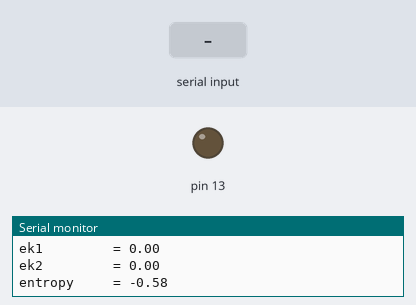
This sketch was run on a simulated Arduino Nano, built with avr-gcc and run on an emulated ATmega328P. Parts: output pins drawn as LEDs (lit = HIGH), the last lines printed to the serial monitor. The inputs (shaded band) are chosen by the test bench.

Above: at 1.6 s.
1.7 s: byte 114 ('r') received over Serial
At 3.8 s:
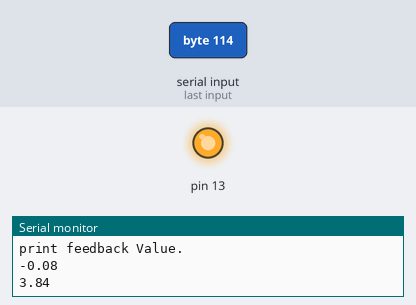
4.1 s: "Q\n" received over Serial
5.6 s: byte 82 ('R') received over Serial
Timing chart, 0 to 8.6 s (numbered marks = the images above; inputs shaded):
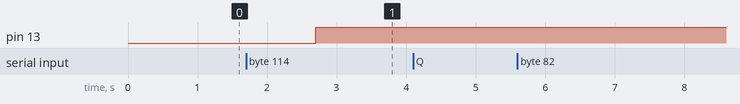

The sketch:

PID_sim_nano.ino
```cpp
/* 调试类
*功能：通过串口打印出用户自定义的调试编号
*输入：数据类型 int
*输出：串口字符
*返回：void
*接口：class.dbgInfo(uint)
*/
class Debug{

    private:
         //unsigned int debugInfo;
    public:
        Debug(){
        }
        void dbgInfo(unsigned int userInfo,char inChar){
            Serial.print("___________Debug number: ");
            Serial.println(userInfo);
            Serial.print("debug char = ");
            Serial.println(inChar);
        }
};

/*LED控制
*功能：初始化MCU引脚 控制引脚
*输入:引脚编号 int
*接口：class(pinDefine) class.pinHIGH() class.pinLOW()
*/
class Pin{
    private:
        int ledPin;
    public:
        Pin(int userPinDefined){ // class Led 构造函数
            ledPin = userPinDefined;
            pinMode(ledPin,OUTPUT); //pin initializ
        }

        void pinHIGH(void){
            digitalWrite(ledPin,1);
        }
        void pinLOW(void){
            digitalWrite(ledPin,0);
        }
};

/*沿边检测类
*功能:沿边检测 （上升沿+下降沿）
*输入：数据类型 bool
*返回值：数据类型 bool'
*接口：class.r_edge(bool);class.f_edge(bool)
*/
class Edge{

    private:
        bool inputBit;
        bool r_temp;   //rising temp bit
        bool r_edgeOut;   //Rising Edge
        bool f_temp;   //falling temp bit
        bool f_edgeOut;   //falling edge

    public:
        bool r_edge(bool inputBit){
            r_edgeOut = inputBit && (! r_temp);
            r_temp = inputBit;
            return r_edgeOut;
        }
        bool f_edge(bool inputBit){
            f_edgeOut = (! inputBit) && f_temp;
            f_temp = inputBit;
            return f_edgeOut;
        }
};

/*定时器类
*功能:定时
*输入：数据类型 EN = bool ，PV = unsigned long
*返回值：数据类型 bool'
*接口：class.timer(bool EN,unsigned long PV)  public var
*/
class Timer{
    private:
        unsigned long timeKeeper; //临时存储时间戳
        bool          edge_tmp;   //辅助时间戳上升沿

    public:
        unsigned long ET;//记录定时器已消耗的时间  elapsed time
        unsigned long PV;//接受 preset value
        bool EN;
        bool TT;
        bool DN;

        void timer(bool inputEN,unsigned long inputPV){
            EN = inputEN;
            PV = inputPV;
            if(EN){
                if(! edge_tmp){ //此处等效if(EN && ! edge_tmp)
                    timeKeeper = millis();//获取MCU系统时间
                }
                edge_tmp = EN;

                if(! DN) ET = millis() - timeKeeper; //计算已消耗的时间 前面的IF条件防止ET溢出

                DN = (ET >= PV); //判断计时目标 成立则计时完成位
                TT = ! DN && EN; //计时中但未满足DN的状态
            }
            else{
                timeKeeper = 0;
                edge_tmp   = 0;
                ET = 0;
                DN = 0;
                TT = 0;
            }
        }
};

/*class PID
*功能:PID运算
*输入：数据类型float ;
*返回值：数据类型 float'
*接口：public var ;class(float setVal, float feedback, float setKp, float setKi, float steKd)
*/
class Pid{
    private:

    public:
        float setValue, feedbackVal;
        float kp, ki, kd; //Proportional Integral Derivative
        float pidOut; // result //暴露该接口方便在外部逻辑中限幅
        float ek, ek1, ek2; //存储误差值(当前，上次，上上次)
        float locSum;       //累计积分
        float entropy;      //存储熵增值


        Pid(){  //PID 构造函数
            locSum =0.0; pidOut =0.0;
            kp = 0.0; ki = 0.0; kd = 0.0;
        }

        float pidCalc(float setVal,float feedback,float setKp,float setKi,float steKd){
            setValue    = setVal;
            feedbackVal = feedback;
            kp = setKp;
            ki = setKi;
            kd = steKd;
            /*计算当前误差*/
            ek = setValue - feedbackVal;

            /*积分控制逻辑*/
            if(feedbackVal > (setValue * 0.20)){//限制积分运算工作范围 反馈值大于设定值的30%才启用 避免积分过度导致的扰动
                if(setValue != feedbackVal) {   //如果调整目标的反馈值不达预期
                    if(abs(ek - (ek + ek1 +ek2) / 3) < 0.6) //且近3次历史数据的波动值小于0.6 则开始积分 //
                         locSum += ek;
                }
            }
            /*积分变量限幅*/
            if(locSum > setValue ){
                locSum = setValue;
            }
            else if(locSum < -setValue) {
                locSum = -setValue;
            }

            /*PID运算+控制输出*/
            pidOut = (kp * ek) + (ki * locSum) + (kd * (ek - ek1));

            /*PID输出限幅处理*/
            if(pidOut > 1000.0){
                pidOut = 1000.0;
            }/*限幅的值按照使用场景自定义*/
            else if(pidOut < 0.0){
                pidOut = 0.0;
            }

            /*历史误差数据存储*/
            ek2 = ek1;
            ek1 = ek;

            return pidOut;
        }
};
/*
*函数功能：输出帮助菜单
*使用方法：直接调用 helpMsg();
*/
void helpMsg(void)
	{
		Serial.println(" Arduino PID sim v2.0  By Qinjunfeng 20211103");
        Serial.println("_______________________________________________");
        Serial.println("'w' --->     print PWM -_-_-_-_ ");
        Serial.println("'qQ'--->     quit;");
        Serial.println("'x' --->     stop ! ");
        Serial.println("'R' --->     Reset ! ");
        Serial.println("'r' --->     running ... ... ...");
        Serial.println("'f' --->     send Pid feedback;");
		Serial.println("'h' --->     help information  (this);");
		Serial.println("'v' --->     send PID controller info;");
		Serial.println("'s' --->     change PID setValue;   use '+' '-'");
        Serial.println("'e' --->     change entropy;        use '+' '-'");
		Serial.println("'k' --->     change cycle interval; use '+' '-'");
		Serial.println("'p' --->     change Kp ;            use '+' '-'");
		Serial.println("'i' --->     change Ki ;            use '+' '-'");
		Serial.println("'d' --->     change Kd ;            use '+' '-'");
        Serial.println("________________________________________________");
        Serial.println("\n");
	};


/*
*功能:*继承多个类*
*输入:
*返回值:
*接口:
*/
class Building : public Timer , public Pid{
    private:

    public:
        int mul_int = 100;//it test

        void sendTMRmsg(){ //该成员函数用于批量打印timer数据
            Serial.println("---show Timer info---");
            Serial.print("Tmr .EN = ");Serial.println(EN);
            Serial.print("Tmr .PV = ");Serial.println(PV);
            Serial.print("Tmr .ET = ");Serial.println(ET);
            //Serial.print("Tmr .TT = ");Serial.println(TT);
            Serial.print("Tmr .DN = ");Serial.println(DN);
            Serial.print("\n");
        }
        void sendPIDmsg(void){ //该成员函数用于批量打印PID数据
            Serial.println("---show PID info---");
            Serial.print("setValue    = ");Serial.println(setValue);
            Serial.print("feedbackVal = ");Serial.println(feedbackVal);
            Serial.print("pidOut      = ");Serial.println(pidOut);
            Serial.print("locSum      = ");Serial.println(locSum);
            Serial.print("kp          = ");Serial.println(kp);
            Serial.print("ki          = ");Serial.println(ki);
            Serial.print("kd          = ");Serial.println(kd);
            Serial.print("ek          = ");Serial.println(ek);
            Serial.print("ek1         = ");Serial.println(ek1);
            Serial.print("ek2         = ");Serial.println(ek2);
            Serial.print("entropy     = ");Serial.println(entropy);
            Serial.print("\n");
        }
};


/*全局变量*/

//Arduino Nano  led = pin13
#define LED 13

//
char cmdList[15]={'q','h','v','f','r','x','s','e','k','w','p','i','d','R','\0'};//字符操作命令操作列表

//LED控制对象 //初始化引脚控制LED
Pin ledCtl(LED);  //


//Debug对象
//Debug debug;

//交互信息上升沿对象
Edge edge_h,edge_v,edge_f,edge_x,edge_r,edge_s,edge_e,edge_k,edge_w,edge_p,edge_i,edge_d,edge_R;
//
Edge pulse_x_Hz;

//timer&Pid继承类对象
Building Multi;

//n_Hz脉冲定时器 pv值 = （pid定时器pv ÷ 10）
Timer TMR_x_Hz;

bool pidRun; //PID开关 true/false = running/stop
bool pulse;  //用于PID调整时的脉冲
bool cmdMatch; //当来自串口的命令与 switch中的字符匹配状态 = true 否则 = false


char cmdOption;//存储用户操作项的命令
char cmdAdj ;//存储用户调整参数的命令

int waveform; //PWM波形显示变量

float ControlValue; //PID控制器运算完毕之后输出的控制值 用来控制物理量的输出强度


//PowerUP
void setup() {
    Serial.begin(19200); //初始化Arduino串口参数
    Serial.setTimeout(5);//设置串行数据等待时间

    //参数初始化
    do{
        //pidRun = 1;             //默认上电之后PID开始运行
        //cmdOption = 'f';          //上电之后默认输出 Pid feedback value
        //cmdMatch = 1;           //上电之后让 cmdOption 保持持有字符 ‘f’

        Multi.PV = 1000;        //PID 运算间隔 1000ms

        Multi.setValue = 360.0; //PID 调整目标 360
        Multi.kp = 8.0;         //PID KP默认参数
        Multi.ki = 0.3;         //PID ki默认参数
        Multi.kd = 0.5;         //PID kd默认参数
        Multi.entropy  = -0.58;        //模拟PID熵增程度 消耗的能量

    }while(0);// do While（0） 在此处的意义仅为了聚合操作类型相同的语句

    helpMsg();//上电之后输出一次帮助信息 + 当前参数；
    Multi.sendTMRmsg();
    Multi.sendPIDmsg();
}


//LOOP
void loop() {


    /*交互命令处理逻辑*/
    if(Serial.available() > 0){//当来自串口的字节数大于0表示有用户命令通过串口传入
        if(! cmdMatch){
            cmdOption = Serial.read();//获取串口的字符串命令
            //delay(5);
        }
        else{
            //一旦 cmdOption 和预设命令匹配成功 来自串口的命令字符将被分流到cmdAdj，在此期间cmdItem不接收用户命令
            //若要 cmdOption 再一次接收命令时只需要将 字符‘q’输入，当系统检测到字符'q'则会将 cmdMatch 置为 false 此时 if语句成立。
            cmdAdj = Serial.read();//获取串口的字符串命令
            //delay(5);
        }
    }

    //交互信息处理
    //{'q','h','v','f','r','x','s','e','k','w','p','i','d','R',\0'}
    do{
        if(edge_R.r_edge('R' == cmdOption)){ //如果接收到‘R’字符重置系统但不停止
            cmdOption = '#';
            Multi.feedbackVal = 0.0;
            Multi.locSum      = 0.0;
            cmdOption = 'f'; //当用户输入重置命令时：①PID仿真器运行 ②MCU会通过串口输出feedback值
            Serial.println("............Reset............");
        }

        if(edge_h.r_edge('h' == cmdOption)){ //如果接收到‘h’字符则输出help信息
            cmdOption = '#';
            helpMsg();
        }

        if(edge_v.r_edge('v' == cmdOption)){ //如果接收到‘v’字符则输出TMR & PID参数信息
            Multi.sendTMRmsg();
            Multi.sendPIDmsg();
            cmdOption = '#';
        }

        if(edge_r.r_edge('r' == cmdOption)){ //如果接收到‘r’字符则 运行PID仿真器
            pidRun = 1;
            Serial.println("---  PID running  ---");
            cmdOption = 'f'; //当用户输入运行命令时：①PID仿真器运行 ②MCU会通过串口输出feedback值
        }

        if(edge_x.r_edge('x' == cmdOption)){ //如果接收到‘x’字符则 暂停PID仿真器 再次'r'后可在中断的地方继续运行
            pidRun = 0;
            Serial.println("---  STOP  ---");
            cmdOption = '#';
        }

        if(edge_s.r_edge('s' == cmdOption)){ //如果接收到‘s’字符则 进入后面修改setValue的位置
            Serial.println("change PID setValue .");
            //cmdOption = chClear;  需要进入第二级调整的注释该语句
            cmdMatch = 1;//串口命令字符与预设字符匹配成功 cmdOption 将持有固定的命令字符
        }

        if(edge_e.r_edge('e' == cmdOption)){ //如果接收到‘e’字符则 进入后面Switch 修改熵增幅度
            Serial.println("change PID entropy .");
            //cmdOption = chClear;  需要进入第二级调整的注释该语句
            cmdMatch = 1;//串口命令字符与预设字符匹配成功 cmdOption 将持有固定的命令字符
        }

        if(edge_k.r_edge('k' == cmdOption)){ //如果接收到‘k’字符则 进入后面Switch 修改PID运算间隔时间
            Serial.println("change Cycle interval.");
            //cmdOption = chClear;  需要进入Switch 的项目注释该语句
            cmdMatch = 1;//串口命令字符与预设字符匹配成功 cmdOption 将持有固定的命令字符
        }

        if(edge_p.r_edge('p' == cmdOption)){//如果接收到‘p’字符则 进入后面Switch 修改PID.kp
            Serial.println("Set ___Kp .");
            //cmdOption = chClear;  需要进入Switch 的项目注释该语句
            cmdMatch = 1;//串口命令字符与预设字符匹配成功 cmdOption 将持有固定的命令字符
        }

        if(edge_i.r_edge('i' == cmdOption)){//如果接收到‘i’字符则 进入后面Switch 修改PID.ki
            Serial.println("Set ___Ki .");
            //cmdOption = chClear;  需要进入Switch 的项目注释该语句
            cmdMatch = 1;//串口命令字符与预设字符匹配成功 cmdOption 将持有固定的命令字符
        }

        if(edge_d.r_edge('d' == cmdOption)){//如果接收到‘d’字符则 进入后面Switch 修改PID.kd
            Serial.println("Set ___Kd .");
            //cmdOption = chClear;  需要进入Switch 的项目注释该语句
            cmdMatch = 1;//串口命令字符与预设字符匹配成功 cmdOption 将持有固定的命令字符
        }

        if('f' == cmdOption){ //如果接收到‘f’字符则输出PID feedback value信息
            if(edge_f.r_edge('f' == cmdOption)){ //上升沿保证其只赋值一次
                cmdMatch = 1;//串口命令字符与预设字符匹配成功 cmdOption 将持有固定的命令字符
                Serial.println("print feedback Value.");
            }
            if(Multi.DN){ //feedback 的输出频次由定时器.pv决定
                Serial.println(Multi.feedbackVal);
            }
            //cmdOption = chClear;  需保持输出的项目注释该语句
        }
        edge_f.r_edge('f' == cmdOption);//该语句修复 "print feedback Value." 不打印的bug


        if(pidRun && 'w' == cmdOption){//若接收到'w'字符则输出PID的PWM波形
            if(edge_w.r_edge('w' == cmdOption)){
                Serial.println("show PWM .");
                cmdMatch = 1;//串口命令字符与预设字符匹配成功 cmdOption 将持有固定的命令字符
            }
            if(TMR_x_Hz.DN){ //为了不让PWM刷新太快
                Serial.println(waveform); //waveform PWM 波形
            }

            //cmdOption = chClear;  需保持输出的项目注释该语句
        }
        edge_w.r_edge('w' == cmdOption);//修复无法第二次输出“show PWM ”的bug
    }while(0); // do While（0） 在此处的意义仅为了聚合操作类型相同的语句

    /*参数调整逻辑*/
    //需要进入Switch的命令有：s,e,k,p,i,d 在调整参数之后需要按下 q 退出修改模式
    switch(cmdOption){
        case 's':

            switch(cmdAdj){
                case '+'://
                    Multi.setValue += 36.0 ;
                    Serial.print("set PID setValue = ");
                    Serial.println(Multi.setValue);
                break;

                case '-'://
                    Multi.setValue -= 36.0;
                    Serial.print("set PID setValue = ");
                    Serial.println(Multi.setValue);
                break;

                case '#':
                case 'Q':
                case 'q':
                case '\0':    break;

                default:
                    Serial.println("Command error !");//错误的命令将输出提示
            }
        break;

        case 'e':

            switch(cmdAdj){
                case '+'://
                    Multi.entropy += 0.111 ;
                    Serial.print("set Entropy = ");
                    Serial.println(Multi.entropy);
                break;

                case '-'://
                    Multi.entropy -= 0.111 ;
                    Serial.print("set Entropy = ");
                    Serial.println(Multi.entropy);
                break;

                case '#':
                case 'Q':
                case 'q':
                case '\0':    break;

                default:
                    Serial.println("Command error !");//错误的命令将输出提示
            }
        break;

        case 'k':

            switch(cmdAdj){
                case '+'://
                    Multi.PV += 100 ;
                    Serial.print("set Cycle interval = ");
                    Serial.println(Multi.PV);
                break;

                case '-'://
                    Multi.PV -= 100 ;
                    Serial.print("set Cycle interval = ");
                    Serial.println(Multi.PV);
                break;

                case '#':
                case 'Q':
                case 'q':
                case '\0':    break;

                default:
                    Serial.println("Command error !");//错误的命令将输出提示
            }
        break;

        case 'p':

            switch(cmdAdj){
                case '+'://
                    Multi.kp += 0.1 ;
                    Serial.print("set Kp = ");
                    Serial.println(Multi.kp);
                break;

                case '-'://
                    Multi.kp -= 0.1 ;
                    Serial.print("set Kp = ");
                    Serial.println(Multi.kp);
                break;

                case '#':
                case 'Q':
                case 'q':
                case '\0':    break;

                default:
                    Serial.println("Command error !");//错误的命令将输出提示
            }
        break;

        case 'i':

            switch(cmdAdj){
                case '+'://
                    Multi.ki += 0.02 ;
                    Serial.print("set Ki = ");
                    Serial.println(Multi.ki);
                break;

                case '-'://
                    Multi.ki -= 0.02 ;
                    Serial.print("set Ki = ");
                    Serial.println(Multi.ki);
                break;

                case '#':
                case 'Q':
                case 'q':
                case '\0':    break;

                default:
                    Serial.println("Command error !");//错误的命令将输出提示
            }
        break;

        case 'd':

            switch(cmdAdj){
                case '+'://
                    Multi.kd += 0.02 ;
                    Serial.print("set Kd = ");
                    Serial.println(Multi.kd);
                break;

                case '-'://
                    Multi.kd -= 0.02 ;
                    Serial.print("set Kd = ");
                    Serial.println(Multi.kd);
                break;

                case '#':
                case 'Q':
                case 'q':
                case '\0':    break;

                default:
                    Serial.println("Command error !");//错误的命令将输出提示
            }
        break;

        case 'R':
        case 'h':
        case 'v':
        case 'r':
        case 'x':
        case 'f':
        case 'w':
        case '#':
        case 'q':
        case 'Q':
        case '\0':  break;//power UP之后cmdOption中是空字符也就是 '\0' 你无法显式的识别它

        default:
            Serial.println("Command error !!!");//错误的命令将输出提示
            cmdOption = '#';//这样的处理使 "Command error !!!" 只给用户输出一次
    }

    //当参数调整结束键入命令'q' 才可以执行其他的操作
    if('q' == cmdAdj || 'Q' == cmdAdj){
        cmdMatch = 0; //如果if条件满足 cmdOption 就能接收用户新的命令
        cmdOption = '#';
        cmdAdj  = '#';
        Serial.println("quit !");
    }
    cmdAdj = '#'; //为防止同一个调整命令被多次执行，每一个程序运行的循环将cmdAdj中的调整命令清除


    Multi.timer(pidRun && (! Multi.DN), Multi.PV); //PIDctr Timer

    if(Multi.DN){
        //PID控制器调用
        ControlValue = Multi.pidCalc(Multi.setValue,Multi.feedbackVal,Multi.kp,Multi.ki,Multi.kd);

        Multi.feedbackVal += Multi.entropy; //模拟物理的熵增

    }

    //TMR_x_Hz.timer的PV = Multi.PV的十分之一
    TMR_x_Hz.timer(pidRun && (! TMR_x_Hz.DN) , Multi.PV / 10);

    //获得默认10Hz的脉冲 10Hz是相对于PID间隔时间；
    pulse = pulse_x_Hz.f_edge(TMR_x_Hz.DN);

    // 1、将ControlVal转换成 PWM波形  2、LED和PWM 波形同步闪烁
    if(pidRun && Multi.ET <= ControlValue){
        waveform = 1;
        ledCtl.pinHIGH();//LED ON
    }
    else{
        waveform = 0;
        ledCtl.pinLOW();// LED OFF
    }

    //PWM的高电平持续时间越长 Feedback的值增加的越多，调整力度越激进，反之调整力度越柔和；
    if(pidRun && pulse && waveform){
        Multi.feedbackVal += 0.5;
    }

}
```

Measured:
- after the input at 1.7 s, pin 13: LOW → HIGH after 1.0 s
